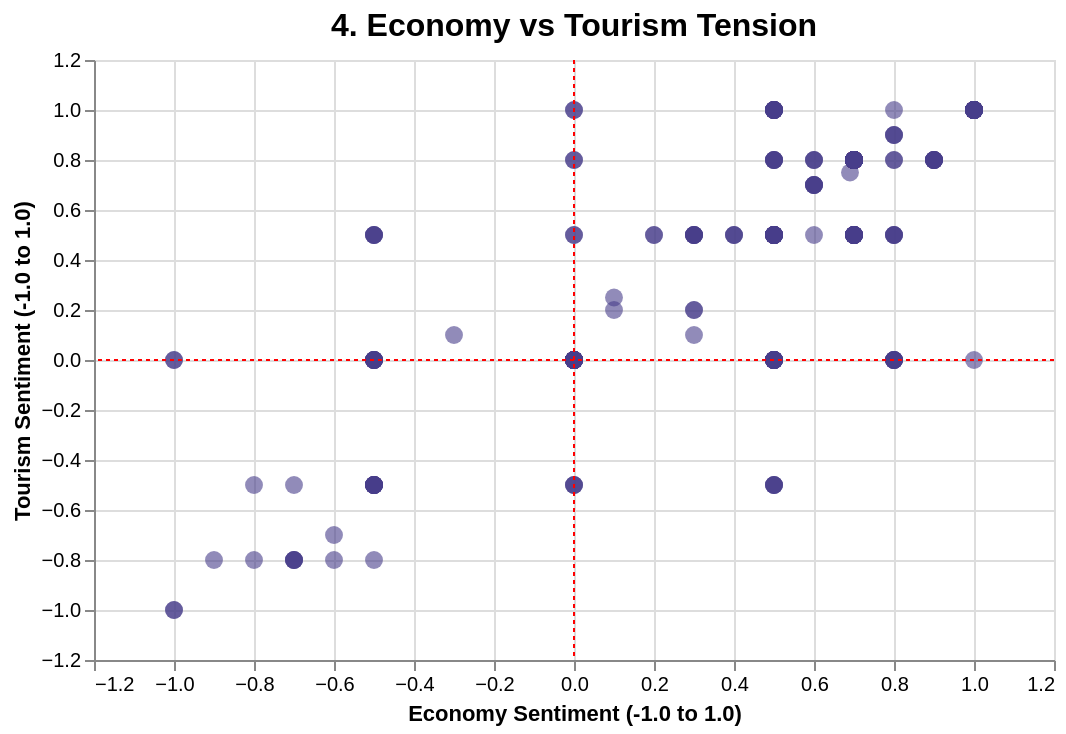

Source (Vega-Lite JSON):
### Vega-Lite specification from a JSON file in a GitHub repository (floating-point values rounded to 4 significant figures; data arrays with more than 128 entries replaced by an {"elided": "..."} marker saying what was removed)
{"config": {"view": {"continuousWidth": 300, "continuousHeight": 300}}, "layer": [{"data": {"name": "data-7afe3b6ae6a4b9c4d550f1f8f379b32b"}, "mark": {"type": "circle", "color": "#483D8B", "opacity": 0.6, "size": 80}, "encoding": {"tooltip": [{"field": "Clean_Date", "type": "temporal"}, {"field": "Economy_Sentiment", "format": ".2f", "type": "quantitative"}, {"field": "Tourism_Sentiment", "format": ".2f", "type": "quantitative"}], "x": {"field": "Economy_Sentiment", "scale": {"domain": [-1.1, 1.1]}, "title": "Economy Sentiment (-1.0 to 1.0)", "type": "quantitative"}, "y": {"field": "Tourism_Sentiment", "scale": {"domain": [-1.1, 1.1]}, "title": "Tourism Sentiment (-1.0 to 1.0)", "type": "quantitative"}}, "name": "view_7c5efc93a8baa48c_0"}, {"data": {"name": "data-a0a55d106695e8d630baff0f16eee66d"}, "mark": {"type": "rule", "color": "red", "strokeDash": [2, 2]}, "encoding": {"y": {"field": "y", "type": "quantitative"}}}, {"data": {"name": "data-d285a7403ed98ae579761d64a864032b"}, "mark": {"type": "rule", "color": "red", "strokeDash": [2, 2]}, "encoding": {"x": {"field": "x", "type": "quantitative"}}}], "height": 300, "params": [{"name": "param_1e9efca18e7a2868", "select": {"type": "interval", "encodings": ["x", "y"]}, "bind": "scales", "views": ["view_7c5efc93a8baa48c_0"]}], "title": {"text": "4. Economy vs Tourism Tension", "fontSize": 16}, "width": 480, "$schema": "https://vega.github.io/schema/vega-lite/v6.4.1.json", "datasets": {"data-7afe3b6ae6a4b9c4d550f1f8f379b32b": {"elided": "278 records"}, "data-a0a55d106695e8d630baff0f16eee66d": [{"y": 0}], "data-d285a7403ed98ae579761d64a864032b": [{"x": 0}]}}
